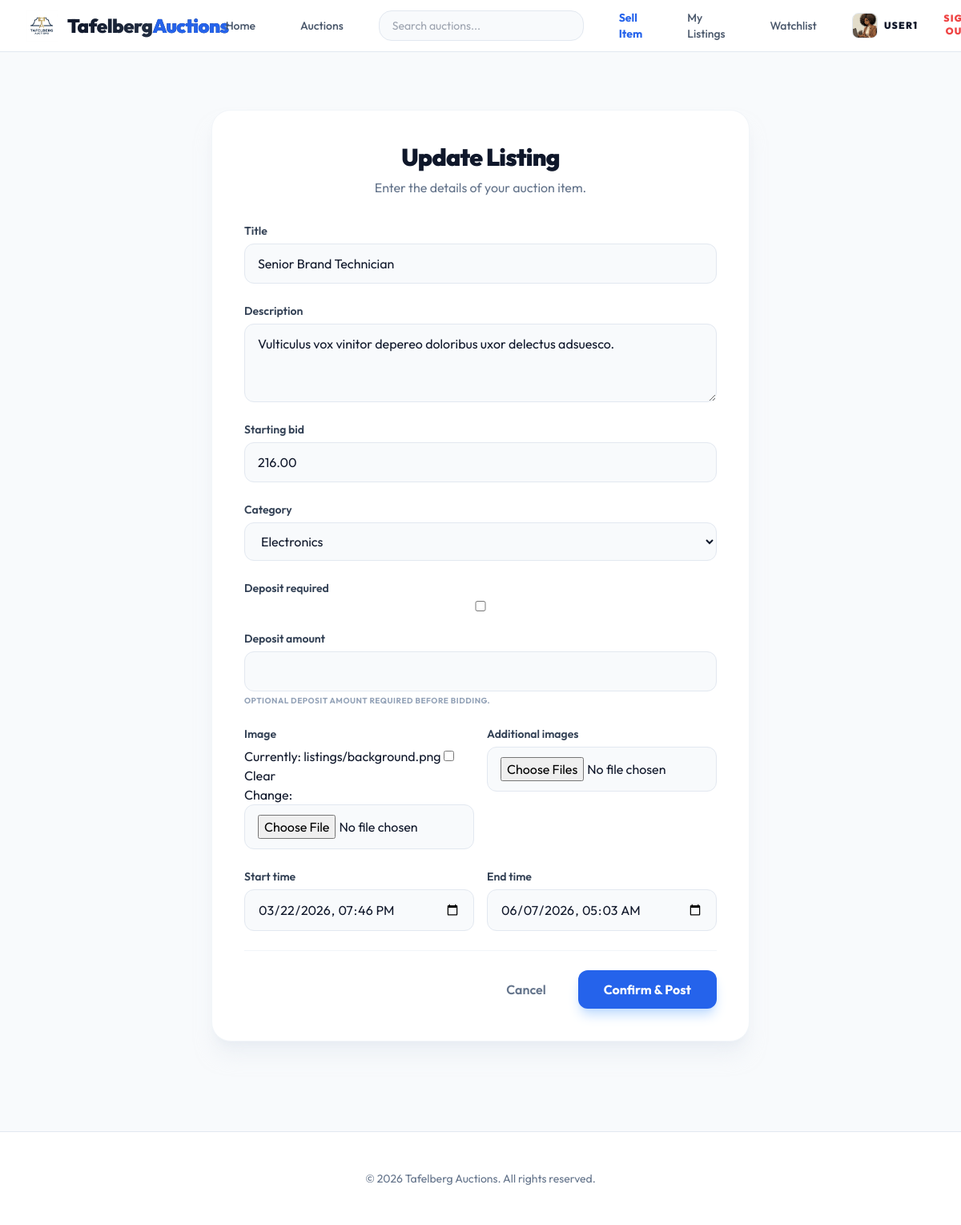
Page /listing/6/update/ (signed in) on the committed database.
### apps/accounts/models.py (models this page shows, shortened)
class User(AbstractUser):
    is_seller = models.BooleanField(default=False)
    is_buyer = models.BooleanField(default=True)
    phone_number = models.CharField(max_length=15, blank=True, null=True)
    phone_verified = models.BooleanField(default=False)
    bio = models.TextField(max_length=500, blank=True)
    class Meta:
        verbose_name = 'User'
        verbose_name_plural = 'Users'

class Profile(models.Model):
    user = models.OneToOneField(User, on_delete=models.CASCADE, related_name='profile')
    avatar = models.ImageField(upload_to='avatars/', blank=True, null=True)
    address = models.TextField(blank=True)
    city = models.CharField(max_length=100, blank=True)
    country = models.CharField(max_length=100, blank=True)
    verified = models.BooleanField(default=False)

### apps/auctions/models.py (models this page shows, shortened)
class Listing(models.Model):
    seller = models.ForeignKey(settings.AUTH_USER_MODEL, on_delete=models.CASCADE, related_name='listings')
    title = models.CharField(max_length=200)
    description = models.TextField()
    starting_bid = models.DecimalField(max_digits=12, decimal_places=2)
    current_bid = models.DecimalField(max_digits=12, decimal_places=2, null=True, blank=True)
    image = models.ImageField(upload_to='listings/', blank=True, null=True)
    category = models.CharField(
        max_length=50,
        choices=CategoryChoices.choices,
        default=CategoryChoices.OTHER
    )
    deposit_required = models.BooleanField(default=False)
    deposit_amount = models.DecimalField(max_digits=12, decimal_places=2, null=True, blank=True)
    escrow_hold = models.BooleanField(default=True)
    start_time = models.DateTimeField(default=timezone.now)
    end_time = models.DateTimeField()
    is_active = models.BooleanField(default=True)
    notified_ending_soon = models.BooleanField(default=False)
    created_at = models.DateTimeField(auto_now_add=True)

### apps/auctions/views.py (the view)
# urls.py: path('listing/<int:pk>/update/', views.listing_update, name='listing_update'),
@login_required
def listing_update(request, pk):
    listing = get_object_or_404(Listing, pk=pk)
    if listing.seller != request.user:
        messages.error(request, "You are not authorized to edit this listing.")
        return redirect('listing_detail', pk=pk)
    if request.method == 'POST':
        form = ListingForm(request.POST, request.FILES, instance=listing)
        if form.is_valid():
            listing = form.save(commit=False)
            listing.is_active = False # Re-approve on edit
            listing.save()
            approval, created = ListingApproval.objects.get_or_create(listing=listing)
            approval.status = 'pending'
            approval.reviewed_at = None
            approval.moderator = None
            approval.rejection_reason = None
            approval.save()
            images = request.FILES.getlist('additional_images')
            for f in images:
                ListingImage.objects.create(listing=listing, image=f)
            messages.success(request, f"Listing '{listing.title}' updated and submitted for re-moderation.")
            return redirect('listing_list')
    else:
        form = ListingForm(instance=listing)
    return render(request, 'auctions/listing_form.html', {'form': form, 'title': 'Update Listing'})

### apps/auctions/templatetags/auctions_extras.py (called while the page is built)
@register.filter(name='has_group')
def has_group(user, group_name):
    if not user.is_authenticated:
        return False
    return user.groups.filter(name=group_name).exists()

### templates/auctions/listing_form.html (shortened to what this page needs)
{% extends "base.html" %}
{% block content %}
<div class="max-w-2xl mx-auto bg-white p-10 rounded-3xl border border-slate-100 shadow-xl shadow-slate-200/50 mt-10">
    <div class="text-center mb-8">
        <h2 class="text-3xl font-black text-slate-900 tracking-tight">{{ title }}</h2>
        <p class="text-slate-500 mt-2">Enter the details of your auction item.</p>
    </div>
    <form method="POST" enctype="multipart/form-data" class="space-y-6">
        <div class="grid grid-cols-1 gap-6">
            {% for field in form %}
                {% if field.name == 'start_time' or field.name == 'image' %}
                    <div class="grid grid-cols-2 gap-4">
                        <div>
                            <label for="{{ field.id_for_label }}" class="block text-sm font-semibold text-slate-700 mb-1.5">{{ field.label }}</label>
                            {{ field }}
                        </div>
                {% elif field.name == 'end_time' or field.name == 'additional_images' %}
                        <div>
                            <label for="{{ field.id_for_label }}" class="block text-sm font-semibold text-slate-700 mb-1.5">{{ field.label }}</label>
                            {{ field }}
                        </div>
                    </div>
                {% else %}
                    <div>
                        <label for="{{ field.id_for_label }}" class="block text-sm font-semibold text-slate-700 mb-1.5">{{ field.label }}</label>
                        {{ field }}
                        {% if field.help_text %}
                            <p class="text-slate-400 text-[10px] mt-1 uppercase tracking-wider font-bold">{{ field.help_text|striptags }}</p>
                        {% endif %}
                    </div>
                {% endif %}
            {% endfor %}
        </div>
        <div class="pt-6 border-t border-slate-100 flex items-center justify-end space-x-4">
            <a href="{% url 'listing_list' %}" class="text-slate-500 font-semibold px-6 py-2 hover:text-slate-700 transition-colors">Cancel</a>
            <button type="submit" class="bg-blue-600 hover:bg-blue-700 text-white font-bold py-3 px-8 rounded-xl shadow-lg shadow-blue-200 transition-all hover:-translate-y-0.5 active:translate-y-0">
                Confirm & Post
            </button>
        </div>
    </form>
</div>
{% endblock %}

### templates/base.html (shortened to what this page needs)
{% load static auctions_extras %}
<!DOCTYPE html>
<html lang="en">
<head>
    <script src="https://cdn.tailwindcss.com"></script>
</head>
<body class="bg-slate-50 text-slate-900" hx-boost="true">
    <nav class="bg-white border-b border-slate-200 sticky top-0 z-50">
        <div class="max-w-7xl mx-auto px-4 sm:px-6 lg:px-8">
            <div class="flex justify-between h-16">
                <div class="flex items-center">
                    <a href="{% url 'listing_list' %}" class="flex items-center space-x-3 group">
                        <img src="{% static 'img/logo.png' %}" alt="Tafelberg Auctions" class="w-10 h-10 object-contain group-hover:scale-110 transition-transform duration-300">
                        <span class="text-2xl font-black bg-gradient-to-r from-slate-900 to-slate-700 bg-clip-text text-transparent tracking-tight">
                            Tafelberg<span class="text-blue-600">Auctions</span>
                        </span>
                    </a>
                </div>
                <div class="hidden sm:ml-6 sm:flex sm:items-center space-x-8">
                    <a href="{% url 'listing_list' %}" class="text-slate-600 hover:text-blue-600 px-3 py-2 text-sm font-medium transition-colors">Home</a>
                    <a href="{% url 'listing_list' %}" class="text-slate-600 hover:text-blue-600 px-3 py-2 text-sm font-medium transition-colors">Auctions</a>
                    <div class="relative hidden lg:block">
                        <form action="{% url 'listing_list' %}" method="get" class="flex items-center space-x-2">
                            <input id="global-search-input" name="q" type="search" placeholder="Search auctions..." autocomplete="off"
                                   class="w-64 px-4 py-2 rounded-2xl border border-slate-200 focus:ring-2 focus:ring-blue-600 focus:border-transparent transition-all outline-none bg-slate-50 text-sm"
                                   hx-get="{% url 'search_suggestions' %}"
                                   hx-trigger="keyup changed delay:250ms from:#global-search-input"
                                   hx-target="#search-suggestions"
                                   hx-swap="innerHTML" />
                        </form>
                    </div>
                    {% if user.is_authenticated %}
                        <a href="{% url 'listing_create' %}" class="text-blue-600 hover:text-blue-700 px-3 py-2 text-sm font-bold transition-colors">Sell Item</a>
                        <a href="{% url 'my_listings' %}" class="text-slate-600 hover:text-blue-600 px-3 py-2 text-sm font-medium transition-colors">My Listings</a>
                        <a href="{% url 'watchlist' %}" class="text-slate-600 hover:text-blue-600 px-3 py-2 text-sm font-medium transition-colors">Watchlist</a>
                        <a href="{% url 'profile' %}" class="flex items-center space-x-2 group">
                             <div class="w-8 h-8 rounded-lg bg-slate-100 flex items-center justify-center text-slate-400 font-black group-hover:bg-blue-600 group-hover:text-white transition-all overflow-hidden border border-slate-200">
                                 {% if user.profile.avatar %}
                                     <img src="{{ user.profile.avatar.url }}" class="w-full h-full object-cover">
                                 {% else %}
                                     {{ user.username|slice:":1"|upper }}
                                 {% endif %}
                             </div>
                             <span class="text-xs font-black text-slate-900 uppercase tracking-widest hidden md:block">{{ user.username }}</span>
                        </a>
                        <form action="{% url 'logout' %}" method="post" class="inline">
                            <button type="submit" class="text-xs font-black text-red-500 uppercase tracking-widest hover:text-red-600 transition-colors">Sign Out</button>
                        </form>
                    {% endif %}
                </div>
            </div>
        </div>
    </nav>
    <main class="max-w-7xl mx-auto px-4 sm:px-6 lg:px-8 py-8">
        {% block content %}{% endblock %}
    </main>
    <footer class="bg-white border-t border-slate-200 mt-20">
        <div class="max-w-7xl mx-auto px-4 py-12 sm:px-6 lg:px-8">
            <p class="text-center text-slate-500 text-sm">
                &copy; 2026 Tafelberg Auctions. All rights reserved.
            </p>
        </div>
    </footer>
</body>
</html>

### templates/base.html (style rules this page uses)
body { font-family: 'Outfit', sans-serif; }

### rows in the picture
User: profile.avatar (picture), username "USER1"
Listing: form "Senior Brand Technician" "Vulticulus vox vinitor depereo doloribus uxor delectus adsuesco." "216.00" "Electronics", form "03/22/2026 19:46", form "06/07/2026 05:03"

### other values in the picture
{{ title }} "Update Listing"
{{ field.label }} "Title" "Description" "Starting bid" "Category" "Deposit required" "Deposit amount"
{{ field.help_text|striptags }} "OPTIONAL DEPOSIT AMOUNT REQUIRED BEFORE BIDDING."
{{ field.label }} "Image" "Start time"
{{ field.label }} "Additional images" "End time"
